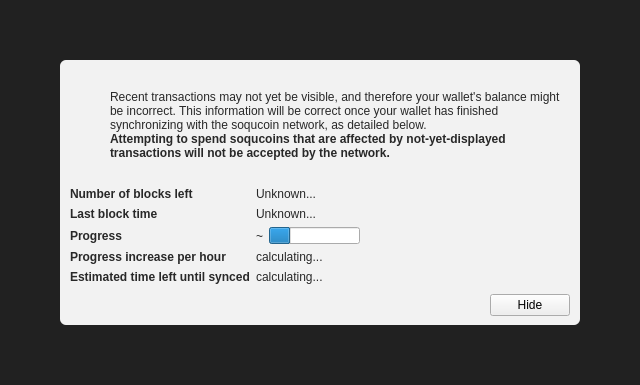
<?xml version="1.0" encoding="UTF-8"?>
<ui version="4.0">
 <class>ModalOverlay</class>
 <widget class="ModalOverlay" name="ModalOverlay">
  <property name="geometry">
   <rect>
    <x>0</x>
    <y>0</y>
    <width>640</width>
    <height>385</height>
   </rect>
  </property>
  <property name="windowTitle">
   <string>Form</string>
  </property>
  <layout class="QVBoxLayout" name="verticalLayout" stretch="0">
   <property name="sizeConstraint">
    <enum>QLayout::SetDefaultConstraint</enum>
   </property>
   <property name="leftMargin">
    <number>0</number>
   </property>
   <property name="topMargin">
    <number>0</number>
   </property>
   <property name="rightMargin">
    <number>0</number>
   </property>
   <property name="bottomMargin">
    <number>0</number>
   </property>
   <item>
    <widget class="QWidget" name="bgWidget" native="true">
     <property name="styleSheet">
      <string notr="true">#bgWidget { background: rgba(0,0,0,220); }</string>
     </property>
     <layout class="QVBoxLayout" name="verticalLayoutMain" stretch="1">
      <property name="leftMargin">
       <number>60</number>
      </property>
      <property name="topMargin">
       <number>60</number>
      </property>
      <property name="rightMargin">
       <number>60</number>
      </property>
      <property name="bottomMargin">
       <number>60</number>
      </property>
      <item>
       <widget class="QWidget" name="contentWidget" native="true">
        <property name="styleSheet">
         <string notr="true">#contentWidget { background: rgba(255,255,255,240); border-radius: 6px; }

QLabel { color: rgb(40,40,40);  }</string>
        </property>
        <layout class="QVBoxLayout" name="verticalLayoutSub" stretch="1,0,0,0">
         <property name="spacing">
          <number>0</number>
         </property>
         <property name="leftMargin">
          <number>10</number>
         </property>
         <property name="topMargin">
          <number>10</number>
         </property>
         <property name="rightMargin">
          <number>10</number>
         </property>
         <property name="bottomMargin">
          <number>10</number>
         </property>
         <item>
          <layout class="QHBoxLayout" name="horizontalLayoutIconText" stretch="0,1">
           <property name="topMargin">
            <number>20</number>
           </property>
           <item>
            <layout class="QVBoxLayout" name="verticalLayoutIcon">
             <property name="leftMargin">
              <number>0</number>
             </property>
             <item>
              <widget class="QPushButton" name="warningIcon">
               <property name="enabled">
                <bool>false</bool>
               </property>
               <property name="text">
                <string/>
               </property>
               <property name="icon">
                <iconset>
                 <normaloff>:/icons/warning</normaloff>
                 <disabledoff>:/icons/warning</disabledoff>:/icons/warning</iconset>
               </property>
               <property name="iconSize">
                <size>
                 <width>48</width>
                 <height>48</height>
                </size>
               </property>
               <property name="flat">
                <bool>true</bool>
               </property>
              </widget>
             </item>
             <item>
              <spacer name="verticalSpacerWarningIcon">
               <property name="orientation">
                <enum>Qt::Vertical</enum>
               </property>
               <property name="sizeHint" stdset="0">
                <size>
                 <width>20</width>
                 <height>40</height>
                </size>
               </property>
              </spacer>
             </item>
            </layout>
           </item>
           <item>
            <layout class="QVBoxLayout" name="verticalLayoutInfoText">
             <property name="leftMargin">
              <number>0</number>
             </property>
             <property name="topMargin">
              <number>0</number>
             </property>
             <item>
              <widget class="QLabel" name="infoText">
               <property name="text">
                <string>Recent transactions may not yet be visible, and therefore your wallet's balance might be incorrect. This information will be correct once your wallet has finished synchronizing with the soqucoin network, as detailed below.</string>
               </property>
               <property name="textFormat">
                <enum>Qt::RichText</enum>
               </property>
               <property name="wordWrap">
                <bool>true</bool>
               </property>
              </widget>
             </item>
             <item>
              <widget class="QLabel" name="infoTextStrong">
               <property name="font">
                <font>
                 <weight>75</weight>
                 <bold>true</bold>
                </font>
               </property>
               <property name="text">
                <string>Attempting to spend soqucoins that are affected by not-yet-displayed transactions will not be accepted by the network.</string>
               </property>
               <property name="textFormat">
                <enum>Qt::RichText</enum>
               </property>
               <property name="wordWrap">
                <bool>true</bool>
               </property>
              </widget>
             </item>
             <item>
              <spacer name="verticalSpacerInTextSpace">
               <property name="orientation">
                <enum>Qt::Vertical</enum>
               </property>
               <property name="sizeHint" stdset="0">
                <size>
                 <width>20</width>
                 <height>40</height>
                </size>
               </property>
              </spacer>
             </item>
            </layout>
           </item>
          </layout>
         </item>
         <item>
          <spacer name="verticalSpacerAfterText">
           <property name="orientation">
            <enum>Qt::Vertical</enum>
           </property>
           <property name="sizeHint" stdset="0">
            <size>
             <width>20</width>
             <height>40</height>
            </size>
           </property>
          </spacer>
         </item>
         <item>
          <layout class="QFormLayout" name="formLayout">
           <property name="fieldGrowthPolicy">
            <enum>QFormLayout::FieldsStayAtSizeHint</enum>
           </property>
           <property name="horizontalSpacing">
            <number>6</number>
           </property>
           <property name="verticalSpacing">
            <number>6</number>
           </property>
           <property name="topMargin">
            <number>10</number>
           </property>
           <item row="0" column="0">
            <widget class="QLabel" name="labelNumberOfBlocksLeft">
             <property name="font">
              <font>
               <weight>75</weight>
               <bold>true</bold>
              </font>
             </property>
             <property name="text">
              <string>Number of blocks left</string>
             </property>
            </widget>
           </item>
           <item row="0" column="1">
            <widget class="QLabel" name="numberOfBlocksLeft">
             <property name="text">
              <string>Unknown...</string>
             </property>
            </widget>
           </item>
           <item row="1" column="0">
            <widget class="QLabel" name="labelLastBlockTime">
             <property name="font">
              <font>
               <weight>75</weight>
               <bold>true</bold>
              </font>
             </property>
             <property name="text">
              <string>Last block time</string>
             </property>
            </widget>
           </item>
           <item row="1" column="1">
            <widget class="QLabel" name="newestBlockDate">
             <property name="sizePolicy">
              <sizepolicy hsizetype="Maximum" vsizetype="Preferred">
               <horstretch>0</horstretch>
               <verstretch>0</verstretch>
              </sizepolicy>
             </property>
             <property name="text">
              <string>Unknown...</string>
             </property>
            </widget>
           </item>
           <item row="2" column="0">
            <widget class="QLabel" name="labelSyncDone">
             <property name="font">
              <font>
               <weight>75</weight>
               <bold>true</bold>
              </font>
             </property>
             <property name="text">
              <string>Progress</string>
             </property>
            </widget>
           </item>
           <item row="2" column="1">
            <layout class="QHBoxLayout" name="horizontalLayoutSync" stretch="0,1">
             <item>
              <widget class="QLabel" name="percentageProgress">
               <property name="text">
                <string notr="true">~</string>
               </property>
              </widget>
             </item>
             <item>
              <widget class="QProgressBar" name="progressBar">
               <property name="value">
                <number>24</number>
               </property>
               <property name="format">
                <string/>
               </property>
              </widget>
             </item>
            </layout>
           </item>
           <item row="4" column="0">
            <widget class="QLabel" name="labelProgressIncrease">
             <property name="font">
              <font>
               <weight>75</weight>
               <bold>true</bold>
              </font>
             </property>
             <property name="text">
              <string>Progress increase per hour</string>
             </property>
            </widget>
           </item>
           <item row="4" column="1">
            <widget class="QLabel" name="progressIncreasePerH">
             <property name="text">
              <string>calculating...</string>
             </property>
            </widget>
           </item>
           <item row="5" column="0">
            <widget class="QLabel" name="labelEstimatedTimeLeft">
             <property name="font">
              <font>
               <weight>75</weight>
               <bold>true</bold>
              </font>
             </property>
             <property name="text">
              <string>Estimated time left until synced</string>
             </property>
            </widget>
           </item>
           <item row="5" column="1">
            <widget class="QLabel" name="expectedTimeLeft">
             <property name="text">
              <string>calculating...</string>
             </property>
            </widget>
           </item>
          </layout>
         </item>
         <item>
          <layout class="QHBoxLayout" name="horizontalLayoutButtons">
           <property name="leftMargin">
            <number>10</number>
           </property>
           <property name="topMargin">
            <number>10</number>
           </property>
           <item>
            <spacer name="horizontalSpacer">
             <property name="orientation">
              <enum>Qt::Horizontal</enum>
             </property>
             <property name="sizeHint" stdset="0">
              <size>
               <width>40</width>
               <height>20</height>
              </size>
             </property>
            </spacer>
           </item>
           <item>
            <widget class="QPushButton" name="closeButton">
             <property name="text">
              <string>Hide</string>
             </property>
            </widget>
           </item>
          </layout>
         </item>
        </layout>
       </widget>
      </item>
     </layout>
    </widget>
   </item>
  </layout>
 </widget>
 <customwidgets>
  <customwidget>
   <class>ModalOverlay</class>
   <extends>QWidget</extends>
   <header>modaloverlay.h</header>
   <container>1</container>
  </customwidget>
 </customwidgets>
 <resources/>
 <connections/>
</ui>
